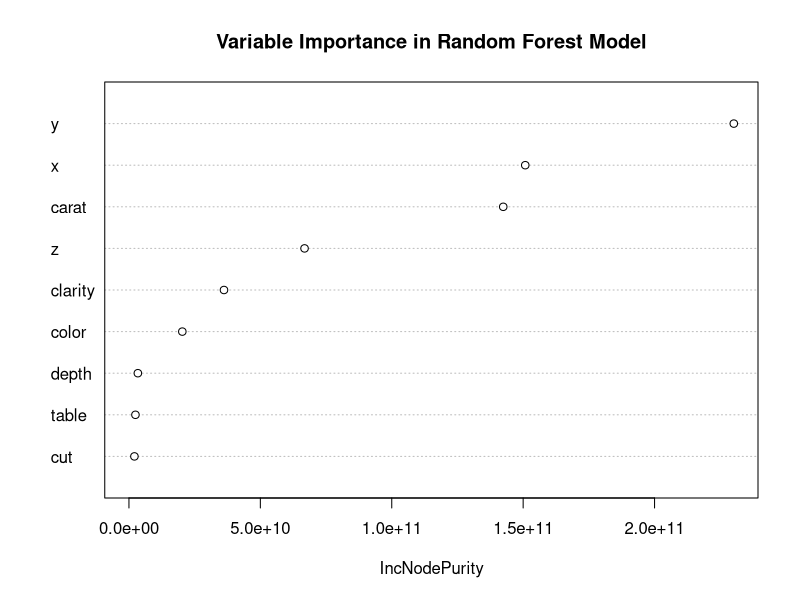
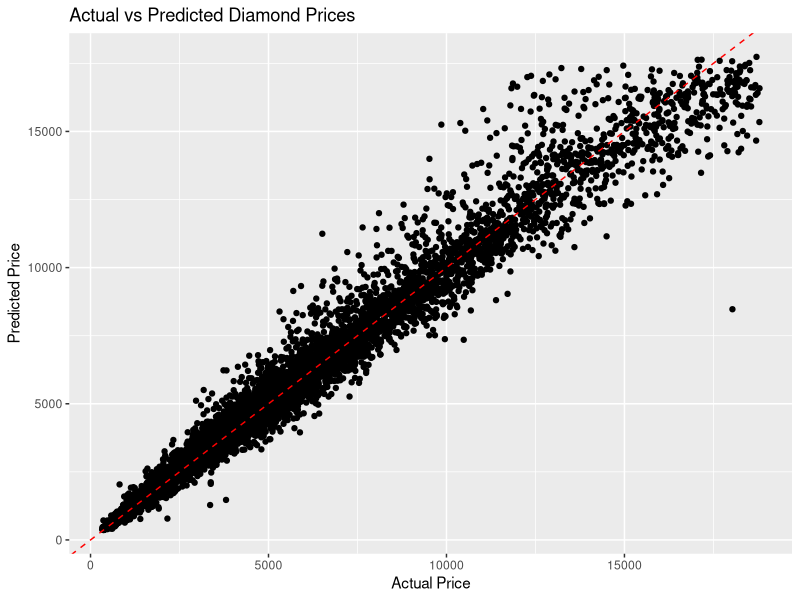
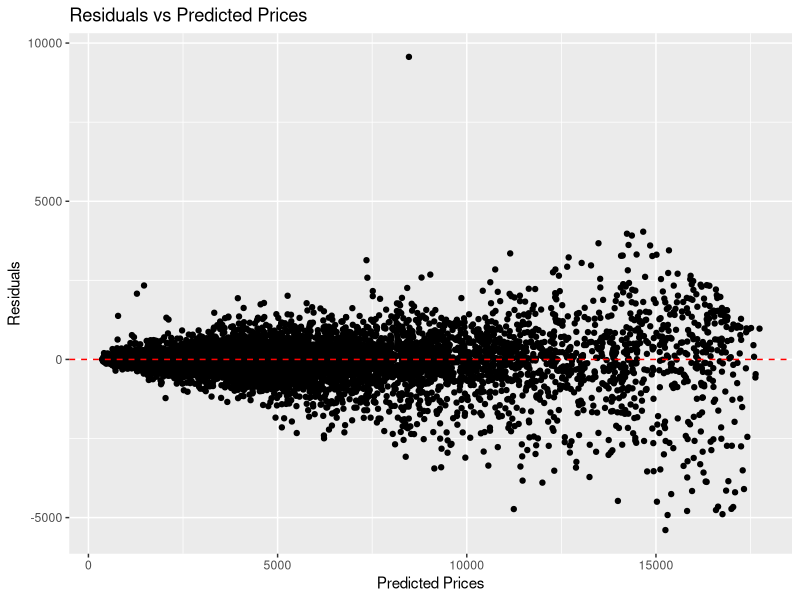

Write the R code that produced these figures, in order.
## ---- chunk 1

library(ggplot2) 
library(randomForest)
library(caTools)
## ---- chunk 2

data("diamonds")

## ---- chunk 3
diamonds$cut <- as.factor(diamonds$cut)
diamonds$color <- as.factor(diamonds$color)
diamonds$clarity <- as.factor(diamonds$clarity)
## ---- chunk 4
set.seed(123)
split <- sample.split(diamonds$price, SplitRatio = 0.7)
train_data <- subset(diamonds, split == TRUE)
test_data <- subset(diamonds, split == FALSE)

## ---- chunk 5
rf_model <- randomForest(price ~ ., data=train_data, ntree=100)

## ---- chunk 6
predictions <- predict(rf_model, test_data)

## ---- chunk 7
varImpPlot(rf_model, main="Variable Importance in Random Forest Model")

## ---- chunk 8
actual_vs_predicted <- data.frame(Actual = test_data$price, Predicted = predictions)
ggplot(actual_vs_predicted, aes(x = Actual, y = Predicted)) + 
  geom_point() +
  geom_abline(slope = 1, intercept = 0, linetype = "dashed", color = "red") +
  ggtitle("Actual vs Predicted Diamond Prices") +
  xlab("Actual Price") +
  ylab("Predicted Price")

## ---- chunk 9
actual_vs_predicted$Residuals <- actual_vs_predicted$Actual - actual_vs_predicted$Predicted
ggplot(actual_vs_predicted, aes(x = Predicted, y = Residuals)) +
  geom_point() +
  geom_hline(yintercept = 0, linetype = "dashed", color = "red") +
  ggtitle("Residuals vs Predicted Prices") +
  xlab("Predicted Prices") +
  ylab("Residuals")
